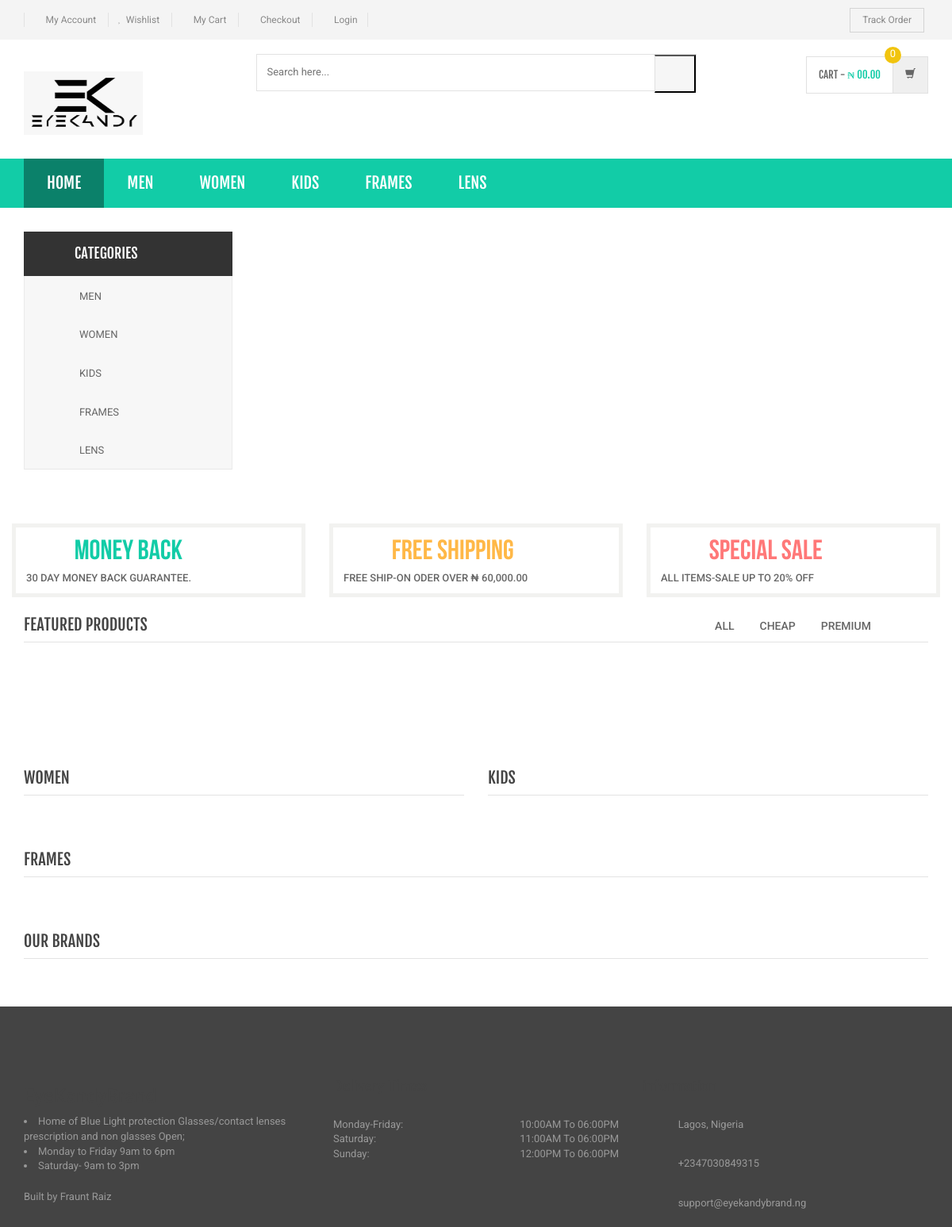
The page / on the database its author committed.
### tables this page shows
CREATE TABLE `category` (
  `id` int(11) NOT NULL,
  `categoryName` varchar(255) DEFAULT NULL,
  `categoryDescription` longtext DEFAULT NULL,
  `creationDate` timestamp NOT NULL DEFAULT current_timestamp(),
  `updationDate` varchar(255) DEFAULT NULL
);

### index.php (the view, shortened to what this page needs)
<?php
include('includes/config.php');
?>
<!DOCTYPE html>
<html lang="en">
	<head>
	    <link rel="stylesheet" href="assets/css/bootstrap.min.css">
	    <link rel="stylesheet" href="assets/css/main.css">
	    <link rel="stylesheet" href="assets/css/green.css">
	    <link rel="stylesheet" href="assets/css/owl.carousel.css">
		<link rel="stylesheet" href="assets/css/owl.transitions.css">
		<link href="assets/css/lightbox.css" rel="stylesheet">
		<link rel="stylesheet" href="assets/css/animate.min.css">
		<link rel="stylesheet" href="assets/css/rateit.css">
		<link rel="stylesheet" href="assets/css/bootstrap-select.min.css">
		<link rel="stylesheet" href="assets/css/config.css">
		<link href="assets/css/green.css" rel="alternate stylesheet" title="Green color">
		<link href="assets/css/blue.css" rel="alternate stylesheet" title="Blue color">
		<link href="assets/css/red.css" rel="alternate stylesheet" title="Red color">
		<link href="assets/css/orange.css" rel="alternate stylesheet" title="Orange color">
		<link href="assets/css/dark-green.css" rel="alternate stylesheet" title="Darkgreen color">
		<link rel="stylesheet" href="assets/css/font-awesome.min.css">
	</head>
    <body class="cnt-home">
<header class="header-style-1">
<?php include('includes/top-header.php');?>
<?php include('includes/main-header.php');?>
<?php include('includes/menu-bar.php');?>
</header>
<div class="body-content outer-top-xs" id="top-banner-and-menu">
	<div class="container">
		<div class="furniture-container homepage-container">
		<div class="row">
			<div class="col-xs-12 col-sm-12 col-md-3 sidebar">
	<?php include('includes/side-menu.php');?>
			</div>
			<div class="col-xs-12 col-sm-12 col-md-9 homebanner-holder">
<div id="hero" class="homepage-slider3">
	</div>
</div>
<div class="info-boxes wow fadeInUp">
	<div class="info-boxes-inner">
		<div class="row">
			<div class="col-md-6 col-sm-4 col-lg-4">
				<div class="info-box">
					<div class="row">
						<div class="col-xs-2">
						     <i class="icon fa fa-dollar"></i>
						</div>
						<div class="col-xs-10">
							<h4 class="info-box-heading green">money back</h4>
						</div>
					</div>
					<h6 class="text">30 Day Money Back Guarantee.</h6>
				</div>
			</div>
			<div class="hidden-md col-sm-4 col-lg-4">
				<div class="info-box">
					<div class="row">
						<div class="col-xs-2">
							<i class="icon fa fa-truck"></i>
						</div>
						<div class="col-xs-10">
							<h4 class="info-box-heading orange">free shipping</h4>
						</div>
					</div>
					<h6 class="text">free ship-on oder over ₦ 60,000.00</h6>
				</div>
			</div>
			<div class="col-md-6 col-sm-4 col-lg-4">
				<div class="info-box">
					<div class="row">
						<div class="col-xs-2">
							<i class="icon fa fa-gift"></i>
						</div>
						<div class="col-xs-10">
							<h4 class="info-box-heading red">Special Sale</h4>
						</div>
					</div>
					<h6 class="text">All items-sale up to 20% off </h6>
				</div>
			</div>
		</div>
	</div>
</div>
			</div>
		</div>
<br>
		<div id="product-tabs-slider" class="scroll-tabs inner-bottom-vs  wow fadeInUp">
			<div class="more-info-tab clearfix">
			   <h3 class="new-product-title pull-left">Featured Products</h3>
				<ul class="nav nav-tabs nav-tab-line pull-right" id="new-products-1">
					<li class="active"><a href="#all" data-toggle="tab">All</a></li>
					<li><a href="#cheap" data-toggle="tab">Cheap</a></li>
					<li><a href="#premium" data-toggle="tab">Premium</a></li>
				</ul>
			</div>
		</div>
			<div class="sections prod-slider-small outer-top-small">
				<div class="row">
					<div class="col-md-6">
	                   <section class="section">
	                   	<h3 class="section-title">Women</h3>
	                   </section>
					</div>
					<div class="col-md-6">
						<section class="section">
							<h3 class="section-title">Kids</h3>
	                   </section>
					</div>
				</div>
			</div>
	<section class="section featured-product inner-xs wow fadeInUp">
		<h3 class="section-title">Frames</h3>
		</section>
<?php include('includes/brands-slider.php');?>
</div>
</div>
<?php include('includes/footer.php');?>
</body>
</html>

### includes/menu-bar.php (shortened to what this page needs)
<div class="header-nav animate-dropdown">
    <div class="container">
        <div class="yamm navbar navbar-default" role="navigation">
            <div class="nav-bg-class">
                <div class="navbar-collapse collapse" id="mc-horizontal-menu-collapse">
	<div class="nav-outer">
		<ul class="nav navbar-nav">
			<li class="active dropdown yamm-fw">
				<a href="index.php" data-hover="dropdown" class="dropdown-toggle">Home</a>
			</li>
              <?php $sql=mysqli_query($con,"select id,categoryName  from category limit 6");
while($row=mysqli_fetch_array($sql))
{
    ?>
			<li class="dropdown yamm">
				<a href="category.php?cid=<?php echo $row['id'];?>"> <?php echo $row['categoryName'];?></a>
			</li>
			<?php } ?>
		</ul>
		<div class="clearfix"></div>
	</div>
</div>
            </div>
        </div>
    </div>
</div>

### includes/side-menu.php
<div class="side-menu animate-dropdown outer-bottom-xs">
    <div class="head"><i class="icon fa fa-align-justify fa-fw"></i> Categories</div>
    <nav class="yamm megamenu-horizontal" role="navigation">
        <ul class="nav">
            <li class="dropdown menu-item">
              <?php $sql=mysqli_query($con,"select id,categoryName  from category");
while($row=mysqli_fetch_array($sql))
{
    ?>
                <a href="category.php?cid=<?php echo $row['id'];?>" class="dropdown-toggle"><i class="icon fa fa-desktop fa-fw"></i>
                <?php echo $row['categoryName'];?></a>
                <?php }?>
</li>
</ul>
    </nav>
</div>

### assets/css/green.css (style rules this page uses)
body { background-color:#fff; color:#666; }
h1, h2, h3, h4, h5, h6 { color:#444; }
a, a:visited { color:#C1392B; }

### assets/css/lightbox.css (style rules this page uses)
body:after { content: url(../images/close.png) url(../images/loading.gif) url(../images/prev.png) url(../images/next.png); display: none; }

### assets/css/blue.css (style rules this page uses)
a { color: #3498db; }
.header-style-1 .header-nav { background: #3498db; }
.cnt-home .header-style-1 .header-nav .navbar .navbar-nav > li.active { background: #1d6ca1; }
.info-box .info-box-heading.green { color: #3498db; }

### assets/css/red.css (style rules this page uses)
a { color: #ff6c6c; }
.header-style-1 .header-nav { background: #ff6c6c; }
.cnt-home .header-style-1 .header-nav .navbar .navbar-nav > li.active { background: #ff1a1a; }
.info-box .info-box-heading.green { color: #ff6c6c; }

### assets/css/orange.css (style rules this page uses)
a { color: #f39c12; }
.header-style-1 .header-nav { background: #f39c12; }
.cnt-home .header-style-1 .header-nav .navbar .navbar-nav > li.active { background: #ab6c09; }
.info-box .info-box-heading.green { color: #f39c12; }

### assets/css/dark-green.css (style rules this page uses)
body { background-color:#fff; color:#666; }
h1, h2, h3, h4, h5, h6 { color:#444; }
a, a:visited { color:#C1392B; }

### rows shown on the page
category: categoryName "MEN"
category: categoryName "WOMEN"
category: categoryName "KIDS"
category: categoryName "FRAMES"
category: categoryName "LENS"
